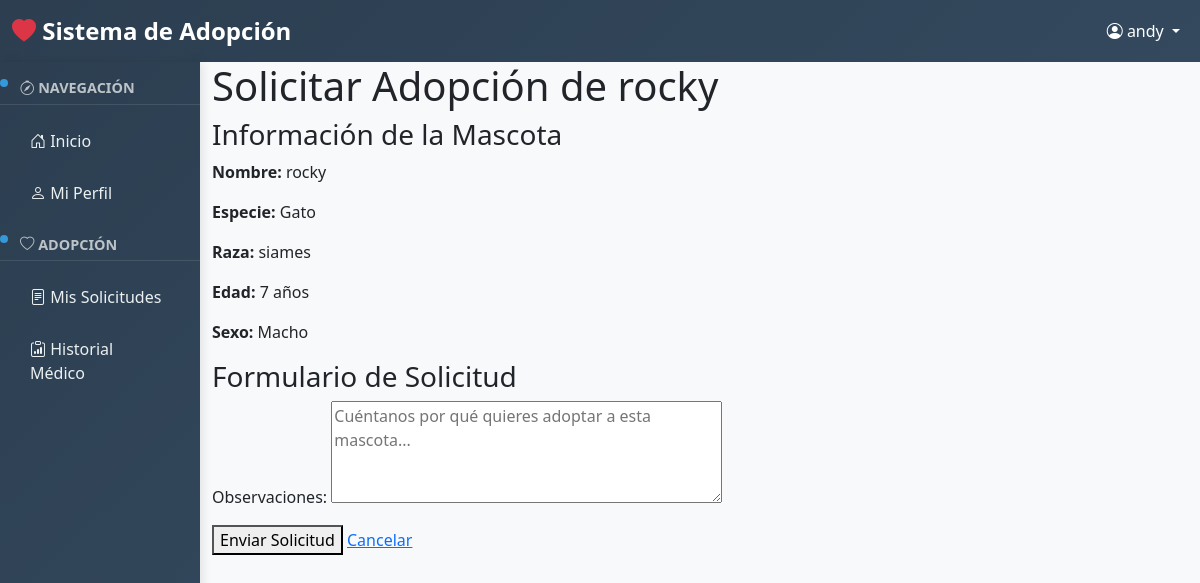
The app's page /solicitudes/solicitar/7/ (signed in) with its own data.
### usuarios/models.py (models this page shows, shortened)
class Usuario(AbstractUser):
    ROLES = [
        ('adoptante', 'Adoptante'),
        ('admin', 'Administrador'),
    ]
    telefono = models.CharField(max_length=15, blank=True, verbose_name="Teléfono")
    direccion = models.TextField(blank=True, verbose_name="Dirección")
    rol = models.CharField(max_length=10, choices=ROLES, default='adoptante', verbose_name="Rol")
    fecha_registro = models.DateTimeField(default=timezone.now, verbose_name="Fecha de registro")
    class Meta:
        verbose_name = "Usuario"
        verbose_name_plural = "Usuarios"

### mascotas/models.py (models this page shows, shortened)
class Mascota(models.Model):
    ESPECIES = [
        ('perro', 'Perro'),
        ('gato', 'Gato'),
        ('ave', 'Ave'),
        ('otro', 'Otro'),
    ]
    SEXO = [
        ('macho', 'Macho'),
        ('hembra', 'Hembra'),
    ]
    ESTADO = [
        ('Disponible', 'Disponible para adopción'),
        ('adoptado', 'Adoptado'),
        ('en_proceso', 'En proceso de adopción'),
    ]
    nombre = models.CharField(max_length=100, verbose_name="Nombre")
    especie = models.CharField(max_length=15, choices=ESPECIES, verbose_name="Especie")
    raza = models.CharField(max_length=70, verbose_name="Raza")
    edad = models.PositiveIntegerField(help_text="Edad en años", verbose_name="Edad")
    sexo = models.CharField(max_length=10, choices=SEXO, verbose_name="Sexo")
    estado_adopcion = models.CharField(
        max_length= 15,
        choices=ESTADO,
        default="Disponible",
        verbose_name= "Estado de adopción"
    )
    fecha_ingreso = models.DateTimeField(default=timezone.now, verbose_name="Fecha de ingreso")
    adoptante = models.ForeignKey(
        'usuarios.Usuario',
        on_delete=models.SET_NULL,
        null=True,
        blank=True,
        related_name='mascotas_adoptadas',
        verbose_name='Adoptante'
    )
    class Meta:
        verbose_name = "Mascota"
        verbose_name_plural = "Mascotas"
        ordering = ['-fecha_ingreso']

### solicitudes/views.py (the view)
# urls.py: path('solicitar/<int:mascota_id>/', views.solicitar, name='solicitar'),
@login_required
def solicitar(request, mascota_id):
    mascota = get_object_or_404(Mascota, id=mascota_id)
    if mascota.estado_adopcion != 'Disponible':
        messages.error(request, 'Esta mascota ya no está disponible para adopción.')
        return redirect('mascotas:detalle', mascota_id=mascota.id)
    if SolicitudAdopcion.objects.filter(usuario=request.user, mascota=mascota).exists():
        messages.warning(request, 'Ya has enviado una solicitud para esta mascota.')
        return redirect('mascotas:detalle', mascota_id=mascota.id)
    if request.method == 'POST':
        form = SolicitudAdopcionForm(request.POST)
        if form.is_valid():
            solicitud = form.save(commit=False)
            solicitud.usuario = request.user
            solicitud.mascota = mascota
            solicitud.save()
            messages.success(request, 'Solicitud de adopción enviada correctamente.')
            return redirect('solicitudes:mis_solicitudes')
    else:
        form = SolicitudAdopcionForm()
    return render(request, 'solicitudes/solicitar.html', {
        'form': form,
        'mascota': mascota
    })

### solicitudes/forms.py
class SolicitudAdopcionForm(forms.ModelForm):
    class Meta:
        model = SolicitudAdopcion
        fields = ['observaciones']
        widgets = {
            'observaciones': forms.Textarea(attrs={'rows': 4, 'placeholder': 'Cuéntanos por qué quieres adoptar a esta mascota...'})
        }

### solicitudes/templates/solicitudes/solicitar.html (shortened to what this page needs)
{% extends 'base.html' %}
{% block content %}
<h1>Solicitar Adopción de {{ mascota.nombre }}</h1>
<div>
    <div>
        <h3>Información de la Mascota</h3>
        <p><strong>Nombre:</strong> {{ mascota.nombre }}</p>
        <p><strong>Especie:</strong> {{ mascota.get_especie_display }}</p>
        <p><strong>Raza:</strong> {{ mascota.raza }}</p>
        <p><strong>Edad:</strong> {{ mascota.edad }} años</p>
        <p><strong>Sexo:</strong> {{ mascota.get_sexo_display }}</p>
    </div>
    <div>
        <h3>Formulario de Solicitud</h3>
        <form method="post">
            {{ form.as_p }}
            <button type="submit">Enviar Solicitud</button>
            <a href="{% url 'mascotas:detalle' mascota.id %}">Cancelar</a>
        </form>
    </div>
</div>
{% endblock %}

### templates/base.html (shortened to what this page needs)
<!DOCTYPE html>
<html lang="es">
<head>
    <link href="https://cdn.jsdelivr.net/npm/bootstrap@5.3.0/dist/css/bootstrap.min.css" rel="stylesheet">
    <link rel="stylesheet" href="https://cdn.jsdelivr.net/npm/bootstrap-icons@1.10.0/font/bootstrap-icons.css">
</head>
<body>
    {% if user.is_authenticated %}
        <nav class="navbar navbar-expand-lg navbar-dark" style="background: linear-gradient(135deg, var(--primary-color), #34495e);">
            <div class="container-fluid">
                <a class="navbar-brand" href="{% url 'mascotas:inicio' %}">
                    <i class="bi bi-heart-fill text-danger"></i> Sistema de Adopción
                </a>
                <div class="navbar-nav ms-auto">
                    <div class="nav-item dropdown">
                        <a class="nav-link dropdown-toggle text-white" href="#" role="button" data-bs-toggle="dropdown">
                            <i class="bi bi-person-circle"></i> {{ user.get_full_name|default:user.username }}
                        </a>
                    </div>
                </div>
            </div>
        </nav>
        <div class="container-fluid">
            <div class="row">
                <div class="col-md-3 col-lg-2 px-0">
                    <div class="sidebar">
                        <div class="section-title">
                            <i class="bi bi-compass"></i> Navegación
                        </div>
                        <nav class="nav flex-column">
                            <a class="nav-link" href="{% url 'mascotas:inicio' %}">
                                <i class="bi bi-house-door"></i> Inicio
                            </a>
                            <a class="nav-link" href="{% url 'usuarios:perfil' %}">
                                <i class="bi bi-person"></i> Mi Perfil
                            </a>
                        </nav>
                        <div class="section-title">
                            <i class="bi bi-heart"></i> Adopción
                        </div>
                        <nav class="nav flex-column">
                            <a class="nav-link" href="{% url 'solicitudes:mis_solicitudes' %}">
                                <i class="bi bi-file-text"></i> Mis Solicitudes
                            </a>
                            <a class="nav-link" href="{% url 'historiales:lista' %}">
                                <i class="bi bi-clipboard-data"></i> Historial Médico
                            </a>
                        </nav>
                    </div>
                </div>
                <div class="col-md-9 col-lg-10">
                    <div class="main-content">
                        {% block content %}{% endblock %}
                    </div>
                </div>
            </div>
        </div>
    {% endif %}
</body>
</html>

### templates/base.html (style rules this page uses)
:root { --primary-color: #2c3e50; --secondary-color: #3498db; --accent-color: #e74c3c; --success-color: #27ae60; --warning-color: #f39c12; }
body { background-color: #f8f9fa; font-family: 'Segoe UI', Tahoma, Geneva, Verdana, sans-serif; }
.navbar-brand { font-weight: bold; font-size: 1.5rem; }
.sidebar { background: linear-gradient(135deg, var(--primary-color), #34495e); min-height: 100vh; box-shadow: 2px 0 10px rgba(0,0,0,0.1); position: sticky; top: 0; }
.sidebar .nav-link { color: #ecf0f1 !important; padding: 12px 20px; border-radius: 8px; margin: 2px 10px; transition: all 0.3s ease; }
.sidebar .section-title { position: relative; color: #bdc3c7; font-size: 0.9rem; font-weight: bold; text-transform: uppercase; padding: 15px 20px 5px; border-bottom: 1px solid rgba(255,255,255,0.1); margin-bottom: 10px; }
.sidebar .section-title::before { content: ''; position: absolute; left: 0; top: 50%; transform: translateY(-50%); width: 8px; height: 8px; background-color: var(--secondary-color); border-radius: 50%; animation: pulse 2s infinite; }

### records on screen
Usuario: get_full_name "andy"
Mascota: nombre "rocky", especie "Gato", raza "siames", edad "7", sexo "Macho"
